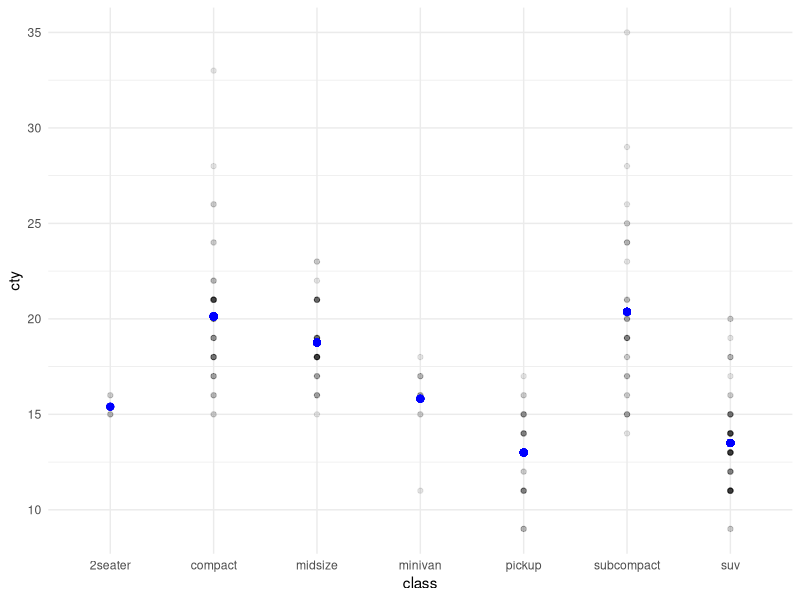
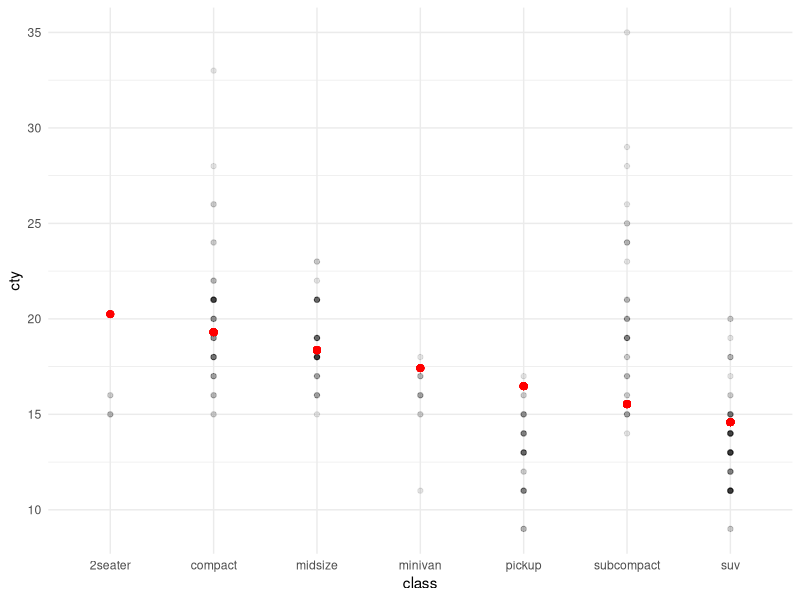
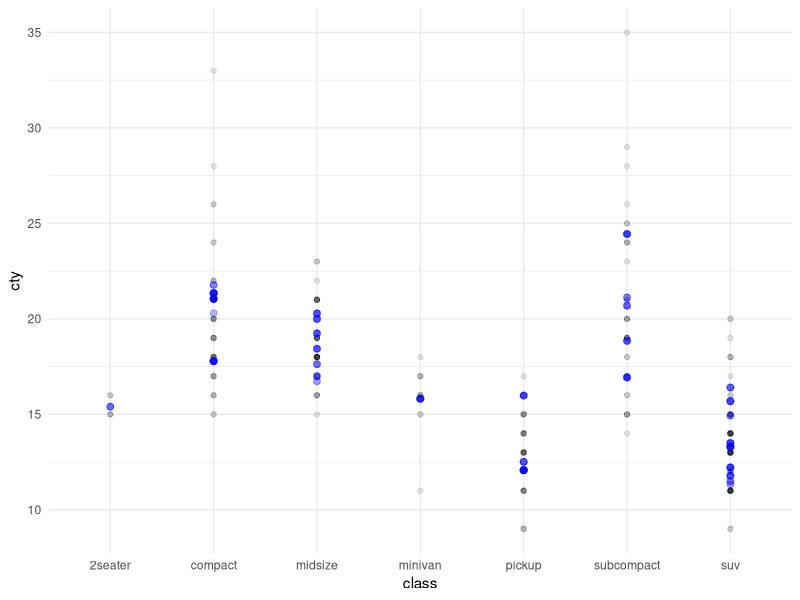
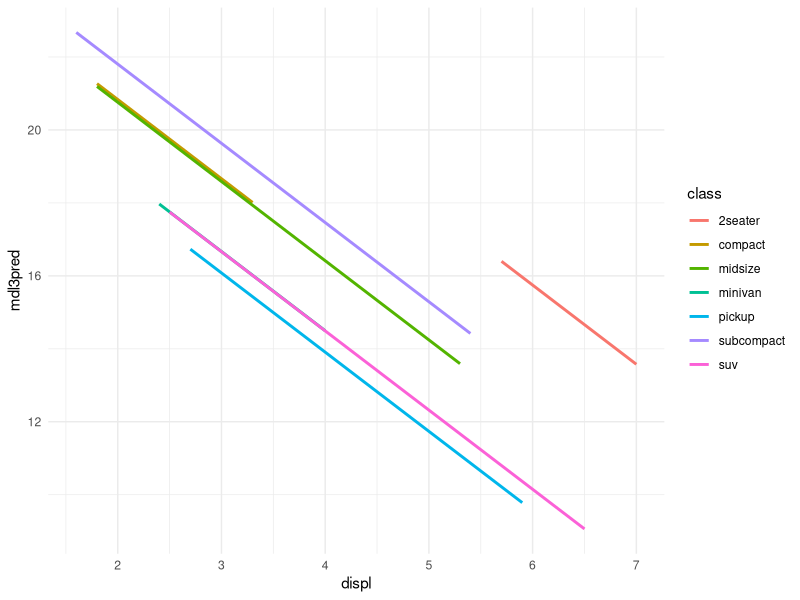
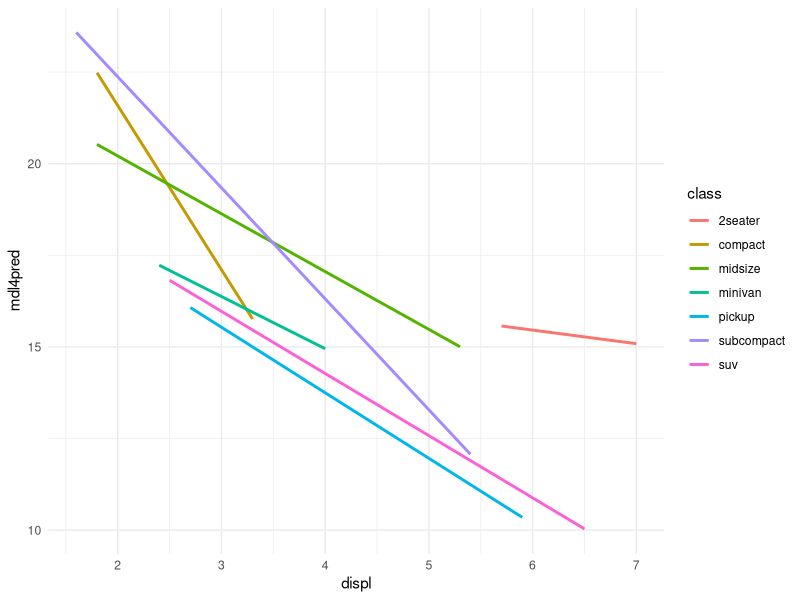

Source code (R) for these figures, in order:
library(tidyverse)

#load data
data(mpg)
?mpg

#glimpse data
glimpse(mpg)

#see which variables are numeric, factor, character
mpg %>% select_if(is.numeric) %>% names()
mpg %>% select_if(is.factor) %>% names()
mpg %>% select_if(is.character) %>% names()

#convert all character variables to factors
mpg <- mpg %>% mutate_if(is.character, as.factor)

#look at levels of each factor
mpg %>% select_if(is.factor) %>% sapply(levels) 
mpg %>% select_if(is.factor) %>% sapply(levels) %>% sapply(length)


#build a simple model to predict city mpg
mdl.LM1 <- lm(data=mpg, cty ~ class)
summary(mdl.LM1)

mpg$mdl1pred <- predict(mdl.LM1, mpg)  #apply model to data to get predictions

#look at some results stats
mpg %>% group_by(class) %>% 
  summarize(avgCityMPG=mean(cty),
            predMin=min(mdl1pred), predMean=mean(mdl1pred), predMax=max(mdl1pred))

#graph the observations and predicted value for each class
mpg %>% ggplot(aes(x=class, y=cty)) + 
        geom_point(alpha=0.10) + 
        geom_point(aes(y=mdl1pred), color="blue", size=2) +
        theme_minimal()


############-----------------------------
#----> do not do the following
#---> it is inappropriate to create a categorical variable as a numerical variable

mpgBad <- mpg %>% mutate(class = as.numeric(class))   #<--- do NOT do this

mdl.LMBad <- lm(data=mpgBad, cty ~ class)   #<-- class is incorrectly evaluated as numeric, not categorical so dummy variables will NOT be created
summary(mdl.LMBad)

mpg$mdlBadpred <- predict(mdl.LMBad, mpgBad)

#graph the observations and predicted value for each class
mpg %>% ggplot(aes(x=class, y=cty)) + 
  geom_point(alpha=0.10) + 
  geom_point(aes(y=mdlBadpred), color="red", size=2) +
  theme_minimal()

#######################---------------------------


######  -- not in video
#build a another model to predict city mpg: two categorical variables
mdl.LM2 <- lm(data=mpg, cty ~ class + manufacturer)
summary(mdl.LM2)

mpg$mdl2pred <- predict(mdl.LM2, mpg)

#since the model is more flexible, we can see variation in the predictions per class
mpg %>% ggplot(aes(x=class, y=cty)) + 
  geom_point(alpha=0.10) + 
  geom_point(aes(y=mdl2pred), color="blue", size=2, alpha=.15) +
  theme_minimal()


#### back to the video...

#build another  simple model to predict city mpg: one categorical and one numerical var
mdl.LM3 <- lm(data=mpg, cty ~ displ + class)
summary(mdl.LM3)

mpg$mdl3pred <- predict(mdl.LM3, mpg)

mpg %>% ggplot(aes(x=displ, y=mdl3pred, group = class, color=class)) + 
               stat_smooth(method = "lm", se=FALSE) +
               theme_minimal()


#### now for interactions

#build another  simple model to predict city mpg: one categorical and one numerical var
mdl.LM4 <- lm(data=mpg, cty ~ displ * class)
summary(mdl.LM4)

mpg$mdl4pred <- predict(mdl.LM4, mpg)

mpg %>% ggplot(aes(x=displ, y=mdl4pred, group = class, color=class)) + 
  stat_smooth(method = "lm", se=FALSE) +
  theme_minimal()





